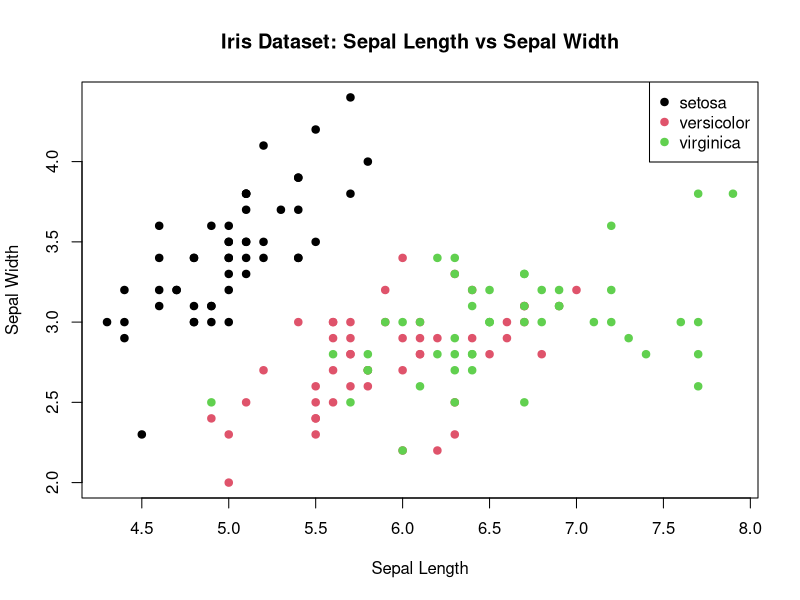

Reproduce this figure in R.
# template document

# Set the file path for the output image
file_path <- "results/iris_plot.png"

# Open a PNG device
png(filename = file_path)

# Create a simple plot using the iris dataset
plot(iris$Sepal.Length, iris$Sepal.Width,
     main = "Iris Dataset: Sepal Length vs Sepal Width",
     xlab = "Sepal Length",
     ylab = "Sepal Width",
     col = iris$Species,
     pch = 19)

# Add a legend
legend("topright", legend = levels(iris$Species), col = 1:3, pch = 19)

# Close the PNG device
dev.off()

# Notify the user
cat("Plot saved to", file_path)